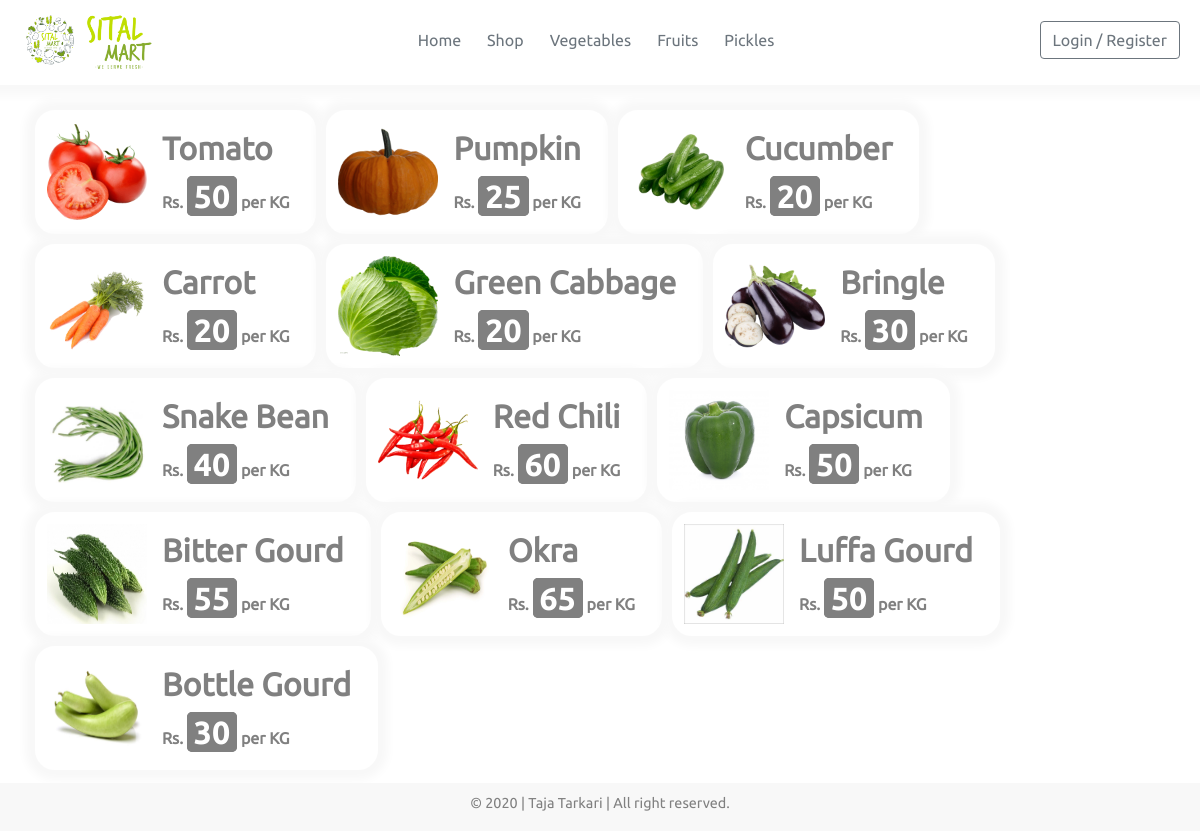
The page / on the database its author committed.
### app.py (models this page shows, shortened)
class Vegetable(db.Model):
    id = db.Column(db.Integer, primary_key=True, autoincrement=True)
    name = db.Column(db.String(100), nullable=False)
    image = db.Column(db.String(20), default="default.png")
    price = db.Column(db.String(50), nullable=False)
    selling_unit = db.Column(db.String(20), nullable=False)

### app.py (the view)
@app.route("/")
def home():
    vegetables = Vegetable.query.all()
    return render_template('home.html', vegetables=vegetables)

### templates/home.html
{% extends 'base.html' %}
{% block content %}
    <div class="container">
        <div class="row">
            {% include 'veg_item.html' %}
        </div>
    </div>
{% endblock %}

### templates/veg_item.html
{% if vegetables %}
    {% for vegetable in vegetables %}
        <div class="col-sm-3.5 veg_wrapper">
            <img src="{{ url_for('static', filename='uploads/' + vegetable.image) }}" alt="">
            <div class="description">
                <p class="title noselect">{{ vegetable.name }}</p>
                <p class="price-tag noselect">Rs. <span>{{ vegetable.price }}</span> per {{ vegetable.selling_unit }}</p>
            </div>
        </div>
    {% endfor %}
{% else %}
    <p>NOTHING TO SHOW</p>
{% endif %}

### static/css/main.css (style rules this page uses)
*, html, body { margin: 0; padding: 0; color: gray; font-family: 'Ubuntu', sans-serif; }
.noselect { -webkit-touch-callout: none; -webkit-user-select: none; -khtml-user-select: none; -moz-user-select: none; -ms-user-select: none; user-select: none; }

### static/css/style.css (style rules this page uses)
.veg_wrapper { background: white; display: flex; padding: 10px; margin: 5px; border-radius: 20px; border: 2px solid white; box-shadow: 0px 0px 10px 10px #f8f8f8; }
.veg_wrapper img { width: 100px; height: 100px; }
.description { display: flex; flex-direction: column; justify-content: center; padding:0 15px; }
.description p { color: gray; cursor: pointer; font-family: Preeti; font-weight: 600; font-size: 1rem; padding: 0; margin: 0; }
.description .title { font-size: 2rem; font-weight: 700; }
.description .price-tag { font-size: 1rem; }
.description .price-tag span { font-size: 2rem; padding: 0 5px; background: gray; color: white; border: 2px solid gray; border-radius: 5px; }

### rows shown on the page
Vegetable: image (picture), name "Tomato", price "50", selling_unit "KG"
Vegetable: image (picture), name "Pumpkin", price "25", selling_unit "KG"
Vegetable: image (picture), name "Cucumber", price "20", selling_unit "KG"
Vegetable: image (picture), name "Carrot", price "20", selling_unit "KG"
Vegetable: image (picture), name "Green Cabbage", price "20", selling_unit "KG"
Vegetable: image (picture), name "Bringle", price "30", selling_unit "KG"
Vegetable: image (picture), name "Snake Bean", price "40", selling_unit "KG"
Vegetable: image (picture), name "Red Chili", price "60", selling_unit "KG"
Vegetable: image (picture), name "Capsicum", price "50", selling_unit "KG"
Vegetable: image (picture), name "Bitter Gourd", price "55", selling_unit "KG"
Vegetable: image (picture), name "Okra", price "65", selling_unit "KG"
Vegetable: image (picture), name "Luffa Gourd", price "50", selling_unit "KG"
Vegetable: image (picture), name "Bottle Gourd", price "30", selling_unit "KG"
